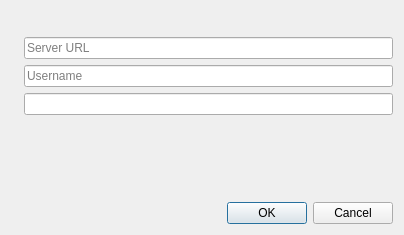
<?xml version="1.0" encoding="UTF-8"?>
<ui version="4.0">
 <class>Dialog</class>
 <widget class="QDialog" name="Dialog">
  <property name="geometry">
   <rect>
    <x>0</x>
    <y>0</y>
    <width>404</width>
    <height>235</height>
   </rect>
  </property>
  <property name="windowTitle">
   <string>Gisquick Settings</string>
  </property>
  <layout class="QGridLayout" name="gridLayout">
   <item row="3" column="0">
    <widget class="QLabel" name="label">
     <property name="text">
      <string/>
     </property>
     <property name="pixmap">
      <pixmap>../img/server.svg</pixmap>
     </property>
    </widget>
   </item>
   <item row="8" column="1">
    <widget class="QDialogButtonBox" name="buttonBox">
     <property name="orientation">
      <enum>Qt::Horizontal</enum>
     </property>
     <property name="standardButtons">
      <set>QDialogButtonBox::Cancel|QDialogButtonBox::Ok</set>
     </property>
    </widget>
   </item>
   <item row="0" column="1" rowspan="2">
    <layout class="QHBoxLayout" name="horizontalLayout" stretch="0,0">
     <property name="sizeConstraint">
      <enum>QLayout::SetMinimumSize</enum>
     </property>
     <item>
      <widget class="QLabel" name="label_3">
       <property name="enabled">
        <bool>true</bool>
       </property>
       <property name="styleSheet">
        <string notr="true">position: absolute</string>
       </property>
       <property name="text">
        <string/>
       </property>
       <property name="pixmap">
        <pixmap>../img/text_logo.svg</pixmap>
       </property>
      </widget>
     </item>
     <item>
      <spacer name="horizontalSpacer">
       <property name="orientation">
        <enum>Qt::Horizontal</enum>
       </property>
       <property name="sizeHint" stdset="0">
        <size>
         <width>40</width>
         <height>20</height>
        </size>
       </property>
      </spacer>
     </item>
    </layout>
   </item>
   <item row="5" column="0">
    <widget class="QLabel" name="label_4">
     <property name="text">
      <string/>
     </property>
     <property name="pixmap">
      <pixmap>../img/key.svg</pixmap>
     </property>
    </widget>
   </item>
   <item row="3" column="1">
    <widget class="QLineEdit" name="server_url">
     <property name="placeholderText">
      <string>Server URL</string>
     </property>
    </widget>
   </item>
   <item row="4" column="1">
    <widget class="QLineEdit" name="username">
     <property name="placeholderText">
      <string>Username</string>
     </property>
    </widget>
   </item>
   <item row="7" column="1">
    <spacer name="verticalSpacer">
     <property name="orientation">
      <enum>Qt::Vertical</enum>
     </property>
     <property name="sizeHint" stdset="0">
      <size>
       <width>20</width>
       <height>40</height>
      </size>
     </property>
    </spacer>
   </item>
   <item row="4" column="0">
    <widget class="QLabel" name="label_2">
     <property name="text">
      <string/>
     </property>
     <property name="pixmap">
      <pixmap>../img/user.svg</pixmap>
     </property>
    </widget>
   </item>
   <item row="5" column="1">
    <widget class="QgsPasswordLineEdit" name="password"/>
   </item>
  </layout>
 </widget>
 <customwidgets>
  <customwidget>
   <class>QgsPasswordLineEdit</class>
   <extends>QLineEdit</extends>
   <header>qgspasswordlineedit.h</header>
  </customwidget>
 </customwidgets>
 <resources/>
 <connections>
  <connection>
   <sender>buttonBox</sender>
   <signal>accepted()</signal>
   <receiver>Dialog</receiver>
   <slot>accept()</slot>
   <hints>
    <hint type="sourcelabel">
     <x>248</x>
     <y>254</y>
    </hint>
    <hint type="destinationlabel">
     <x>157</x>
     <y>274</y>
    </hint>
   </hints>
  </connection>
  <connection>
   <sender>buttonBox</sender>
   <signal>rejected()</signal>
   <receiver>Dialog</receiver>
   <slot>reject()</slot>
   <hints>
    <hint type="sourcelabel">
     <x>316</x>
     <y>260</y>
    </hint>
    <hint type="destinationlabel">
     <x>286</x>
     <y>274</y>
    </hint>
   </hints>
  </connection>
 </connections>
</ui>
